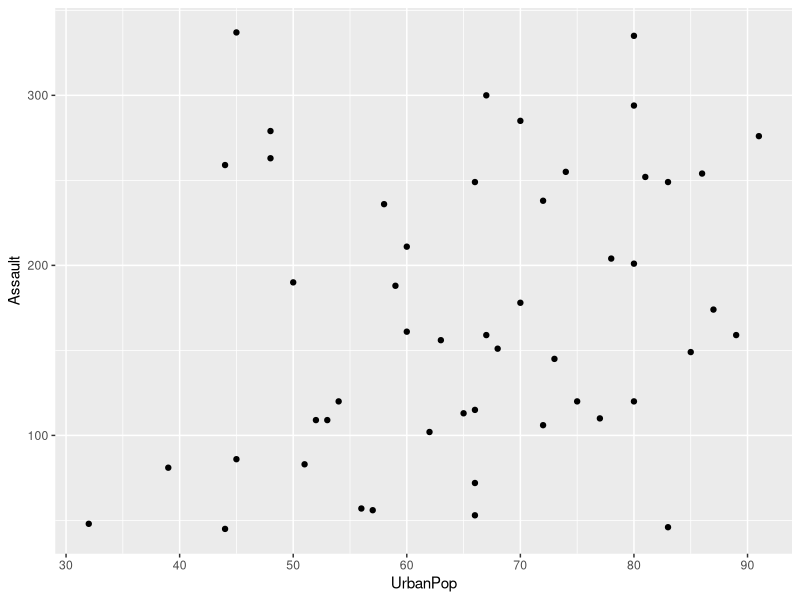
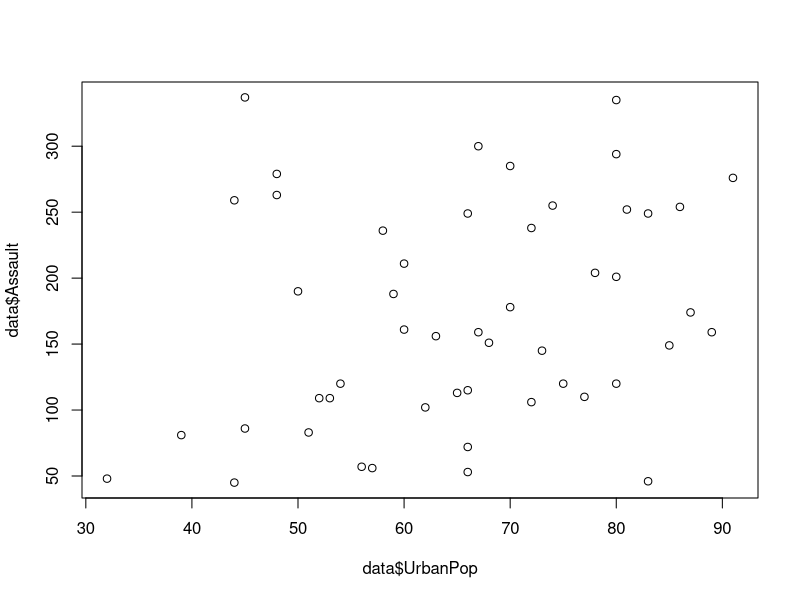
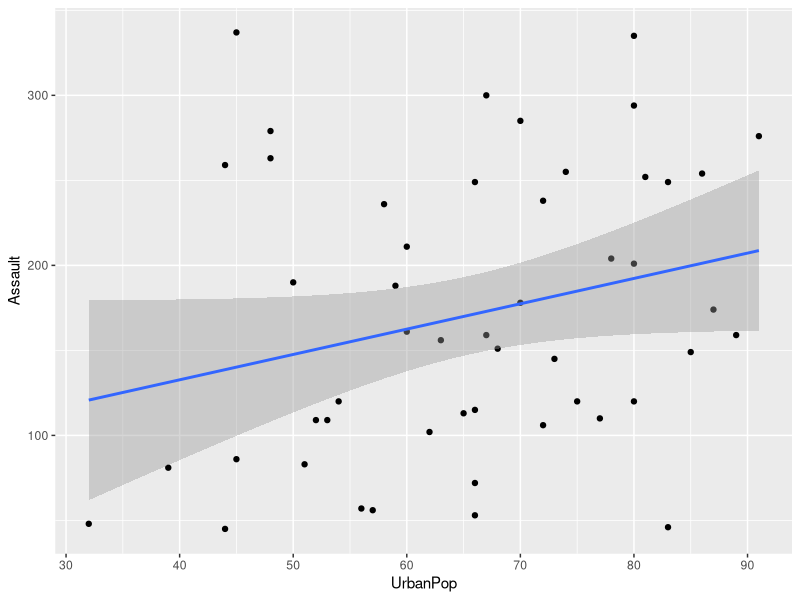
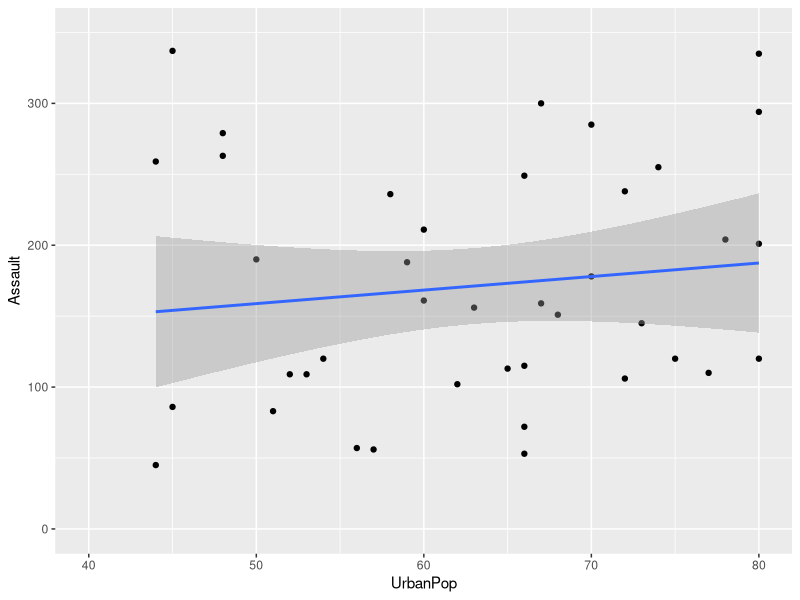
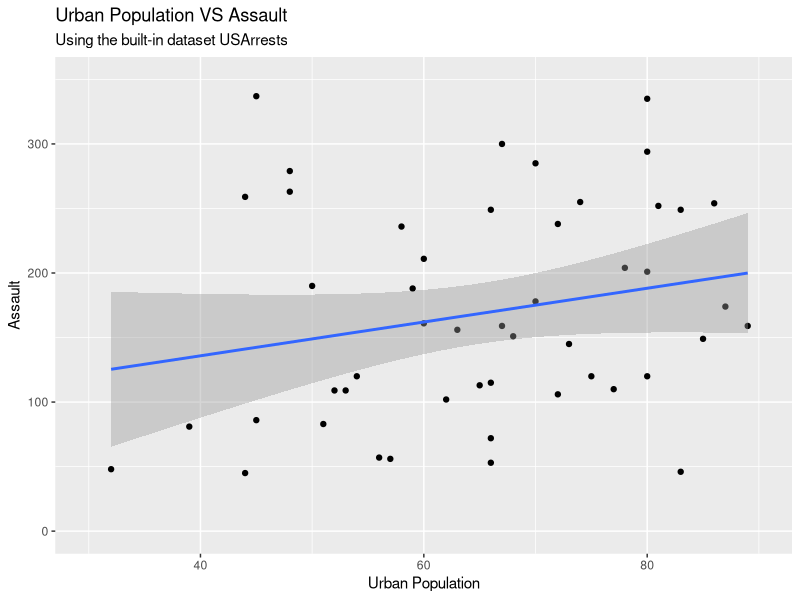
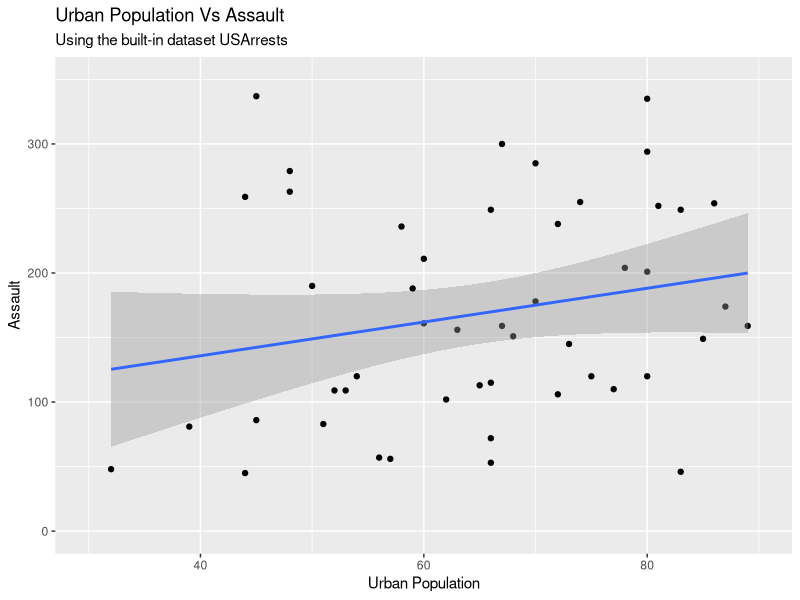
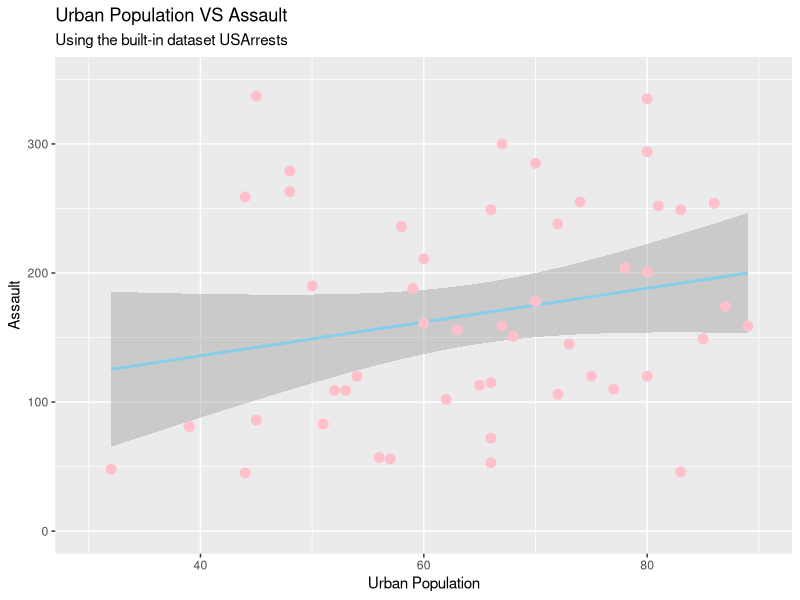
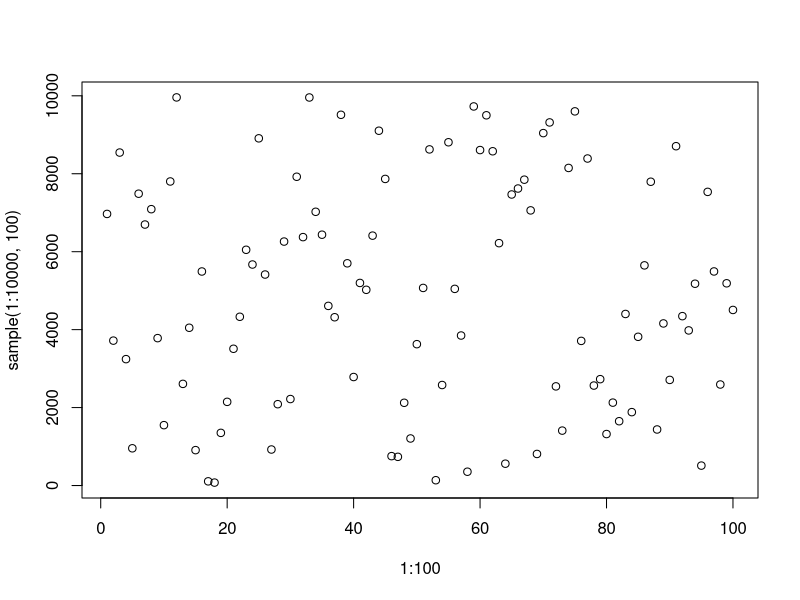

Here is the R script that generated these plots, in order:
## ---- chunk 1
library(knitr)
knitr::opts_chunk$set(echo = TRUE)
hook_output <- knit_hooks$get("output")
knit_hooks$set(output = function(x, options) {
  lines <- options$output.lines
  if (is.null(lines)) {
    return(hook_output(x, options))  # pass to default hook
  }
  x <- unlist(strsplit(x, "\n"))
  more <- "..."
  if (length(lines)==1) {        # first n lines
    if (length(x) > lines) {
      # truncate the output, but add ....
      x <- c(head(x, lines), more)
    }
  } else {
    x <- c(more, x[lines], more)
  }
  # paste these lines together
  x <- paste(c(x, ""), collapse = "\n")
  hook_output(x, options)
})

# http://r-statistics.co/Complete-Ggplot2-Tutorial-Part1-With-R-Code.html
## ---- chunk 2
help(rlm, package = "MASS")
help(package="MASS")
## ---- chunk 3
# # If you have not installed the package dplyr, 
# # please un-comment and run the following line in your console.
# install.packages("dplyr")
library(dplyr)
# We will use the same worldTFR dataset again for simplicity. 
worldTFR <- read.csv("worldTFR.csv")
# View(worldTFR)
## ---- chunk 4
# check structure of your df first
filter(worldTFR, Year == "1950")

# or equivalently using the pipe operator
# This is a cleaner approach 
worldTFR %>% filter(Year == "1950") 
## ---- chunk 5
worldTFR[worldTFR$Year == "1950", ] # Don't forget the comma!
## ---- chunk 6
worldTFR %>% filter(Year == "1950", TFR >= 7.5, Uncode > 500)
## ---- chunk 7
worldTFR %>% filter(!is.na(GDPpc))
# You can also add more conditions here: 
worldTFR %>% filter(!is.na(GDPpc), TFR > 5)
## ---- chunk 8
worldTFR.na <- worldTFR %>% filter(complete.cases(.))
# equivalently to: na.omit(worldTFR)
# summary(worldTFR.na)

worldTFR.na %>% arrange(Year, TFR)
## ---- chunk 9
# desc in Year, but still ascending in TFR
worldTFR.na %>% arrange(desc(Year), TFR)
## ---- chunk 10
worldTFR.na %>% slice(5:10)
## ---- chunk 11
worldTFR.na %>% slice_head(n = 3)
## ---- chunk 12
worldTFR.na %>% slice_tail(n = 3)
## ---- chunk 13
worldTFR.na %>% slice_sample(n = 5)
## ---- chunk 14
worldTFR.na %>% slice_sample(prop = 0.1)
## ---- chunk 15
worldTFR.na %>% slice_sample(prop = 0.1, replace = TRUE)
## ---- chunk 16
worldTFR %>%
  filter(!is.na(GDPpc)) %>% # you can have multiple pipes
  slice_max(GDPpc, n = 3)

worldTFR %>%
  filter(!is.na(Yschooling)) %>% 
  slice_max(TFR, n = 3)
## ---- chunk 17
worldTFR %>% dplyr::select(CountryCode, Year, TFR)
## ---- chunk 18
worldTFR.na %>% select(Year:LifeExpB)
## ---- chunk 19
worldTFR.na %>% select(!(Year:LifeExpB))
## ---- chunk 20
worldTFR.na %>% mutate(ChildBearing_r = round(ChildBearing,0))
## ---- chunk 21
# Can you explain what this code block does? 
df <- worldTFR %>% 
  mutate(ChildBearing_r = round(ChildBearing,0)) %>%
  filter(!is.na(GDPpc), !is.na(Yschooling), TFR > 5) %>%
  select(CountryCode, Year, TFR, GDPpc, Yschooling, ChildBearing_r)
# View(df)
## ---- chunk 22
# install.packages("ggplot2")
library(ggplot2)
## ---- chunk 23
data = USArrests # built-in dataset 
# ?USArrests
ggplot(data, aes(x = UrbanPop, y = Assault)) + geom_point()
# sort of equivalent to doing this with the baseplot 
plot(data$UrbanPop, data$Assault)
# ?ggplot
## ---- chunk 24
ggplot(data, aes(x=UrbanPop, y=Assault)) + 
  geom_point() + 
  geom_smooth(method="lm") 
## ---- chunk 25
ggplot(data, aes(x=UrbanPop, y=Assault)) + 
  geom_point() + 
  geom_smooth(method="lm")  + 
  xlim(c(40, 80)) + ylim(c(0, 350))   # deletes points
## ---- chunk 26
ggplot(data, aes(x=UrbanPop, y=Assault)) + 
  geom_point() + 
  geom_smooth(method="lm") +
  xlim(c(30, 90)) + ylim(c(0, 350)) +
  labs(title="Urban Population VS Assault", 
         subtitle="Using the built-in dataset USArrests", 
       y="Assault", x="Urban Population") # adding labels here 
## ---- chunk 27
ggplot(data, aes(x=UrbanPop, y=Assault)) + 
  geom_point() + 
  geom_smooth(method="lm") +
  xlim(c(30, 90)) + ylim(c(0, 350)) +
  ggtitle("Urban Population Vs Assault", 
            subtitle="Using the built-in dataset USArrests") + 
  xlab("Urban Population") + 
  ylab("Assault")
## ---- chunk 28
ggplot(data, aes(x=UrbanPop, y=Assault)) + 
  geom_point() + 
  geom_smooth(method="lm",  col="skyblue") + # change the color of line 
  xlim(c(30, 90)) + ylim(c(0, 350)) +
  labs(title="Urban Population VS Assault", 
         subtitle="Using the built-in dataset USArrests", 
       y="Assault", x="Urban Population") +
  geom_point(col="pink", size=3) # Set static color and size for points
## ---- chunk 29
plot(1:100, sample(1:10000, 100))
